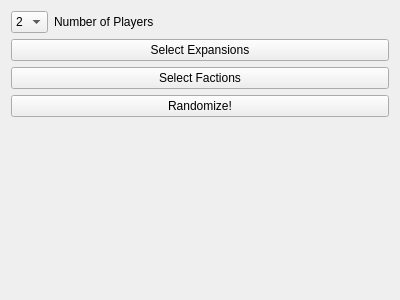
<?xml version="1.0" encoding="UTF-8"?>
<ui version="4.0">
 <class>MainWidget</class>
 <widget class="QWidget" name="MainWidget">
  <property name="geometry">
   <rect>
    <x>0</x>
    <y>0</y>
    <width>400</width>
    <height>300</height>
   </rect>
  </property>
  <property name="windowTitle">
   <string>Form</string>
  </property>
  <layout class="QVBoxLayout" name="verticalLayout_2">
   <item>
    <layout class="QHBoxLayout" name="horizontalLayout">
     <item>
      <widget class="QComboBox" name="playersNumberCombo">
       <item>
        <property name="text">
         <string>2</string>
        </property>
       </item>
       <item>
        <property name="text">
         <string>3</string>
        </property>
       </item>
       <item>
        <property name="text">
         <string>4</string>
        </property>
       </item>
       <item>
        <property name="text">
         <string>5</string>
        </property>
       </item>
       <item>
        <property name="text">
         <string>6</string>
        </property>
       </item>
       <item>
        <property name="text">
         <string>7</string>
        </property>
       </item>
       <item>
        <property name="text">
         <string>8</string>
        </property>
       </item>
      </widget>
     </item>
     <item>
      <widget class="QLabel" name="label">
       <property name="text">
        <string>Number of Players</string>
       </property>
      </widget>
     </item>
     <item>
      <spacer name="horizontalSpacer">
       <property name="orientation">
        <enum>Qt::Horizontal</enum>
       </property>
       <property name="sizeHint" stdset="0">
        <size>
         <width>40</width>
         <height>20</height>
        </size>
       </property>
      </spacer>
     </item>
    </layout>
   </item>
   <item>
    <layout class="QHBoxLayout" name="horizontalLayout_3">
     <item>
      <widget class="QPushButton" name="expansionsButton">
       <property name="text">
        <string>Select Expansions</string>
       </property>
      </widget>
     </item>
    </layout>
   </item>
   <item>
    <layout class="QHBoxLayout" name="horizontalLayout_4">
     <item>
      <widget class="QPushButton" name="factionsButton">
       <property name="text">
        <string>Select Factions</string>
       </property>
      </widget>
     </item>
    </layout>
   </item>
   <item>
    <layout class="QHBoxLayout" name="horizontalLayout_5">
     <item>
      <widget class="QPushButton" name="randomizeButton">
       <property name="text">
        <string>Randomize!</string>
       </property>
      </widget>
     </item>
    </layout>
   </item>
   <item>
    <spacer name="verticalSpacer">
     <property name="orientation">
      <enum>Qt::Vertical</enum>
     </property>
     <property name="sizeHint" stdset="0">
      <size>
       <width>20</width>
       <height>40</height>
      </size>
     </property>
    </spacer>
   </item>
  </layout>
 </widget>
 <resources/>
 <connections/>
</ui>
